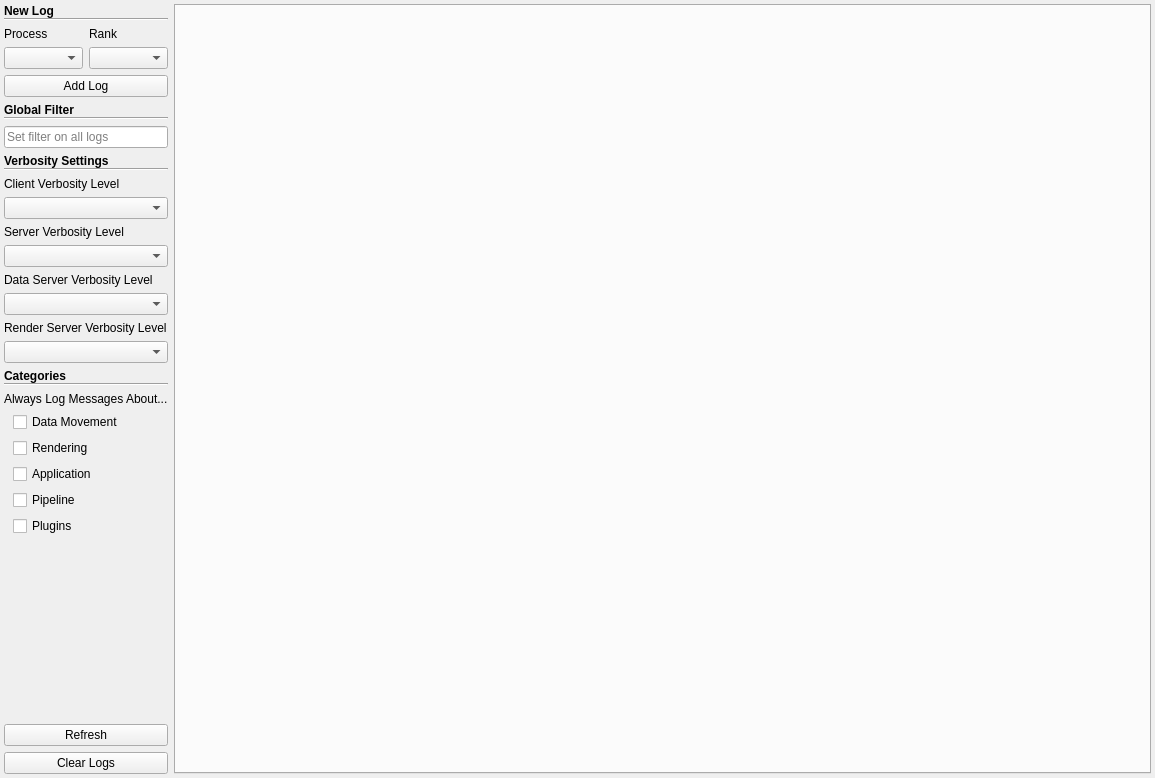
<?xml version="1.0" encoding="UTF-8"?>
<ui version="4.0">
 <class>pqLogViewerWindow</class>
 <widget class="QMainWindow" name="pqLogViewerWindow">
  <property name="geometry">
   <rect>
    <x>0</x>
    <y>0</y>
    <width>1155</width>
    <height>778</height>
   </rect>
  </property>
  <property name="windowTitle">
   <string>Log Viewer</string>
  </property>
  <widget class="QWidget" name="centralWidget">
   <layout class="QHBoxLayout" name="horizontalLayout_2">
    <property name="margin">
     <number>4</number>
    </property>
    <item>
     <layout class="QVBoxLayout" name="settingsLayout">
      <property name="spacing">
       <number>6</number>
      </property>
      <property name="topMargin">
       <number>0</number>
      </property>
      <item>
       <widget class="QWidget" name="newLogWidget" native="true">
        <layout class="QVBoxLayout" name="verticalLayout_4">
         <property name="spacing">
          <number>0</number>
         </property>
         <property name="margin">
          <number>0</number>
         </property>
         <item>
          <widget class="QLabel" name="newLogLabel">
           <property name="font">
            <font>
             <weight>75</weight>
             <bold>true</bold>
            </font>
           </property>
           <property name="text">
            <string>New Log</string>
           </property>
          </widget>
         </item>
         <item>
          <widget class="QFrame" name="newLogFrame">
           <property name="frameShape">
            <enum>QFrame::HLine</enum>
           </property>
           <property name="frameShadow">
            <enum>QFrame::Sunken</enum>
           </property>
          </widget>
         </item>
        </layout>
       </widget>
      </item>
      <item>
       <layout class="QGridLayout" name="gridLayout">
        <item row="1" column="0">
         <widget class="QComboBox" name="processComboBox">
          <property name="sizePolicy">
           <sizepolicy hsizetype="Minimum" vsizetype="Preferred">
            <horstretch>0</horstretch>
            <verstretch>0</verstretch>
           </sizepolicy>
          </property>
          <property name="toolTip">
           <string>Application process to log</string>
          </property>
         </widget>
        </item>
        <item row="0" column="0">
         <widget class="QLabel" name="processLabel">
          <property name="sizePolicy">
           <sizepolicy hsizetype="Preferred" vsizetype="Preferred">
            <horstretch>0</horstretch>
            <verstretch>0</verstretch>
           </sizepolicy>
          </property>
          <property name="text">
           <string>Process</string>
          </property>
         </widget>
        </item>
        <item row="0" column="1">
         <widget class="QLabel" name="rankLabel">
          <property name="text">
           <string>Rank</string>
          </property>
         </widget>
        </item>
        <item row="1" column="1">
         <widget class="QComboBox" name="rankComboBox">
          <property name="sizePolicy">
           <sizepolicy hsizetype="Preferred" vsizetype="Preferred">
            <horstretch>0</horstretch>
            <verstretch>0</verstretch>
           </sizepolicy>
          </property>
          <property name="toolTip">
           <string>Rank of process to log</string>
          </property>
         </widget>
        </item>
       </layout>
      </item>
      <item>
       <widget class="QPushButton" name="addLogButton">
        <property name="sizePolicy">
         <sizepolicy hsizetype="Preferred" vsizetype="Preferred">
          <horstretch>0</horstretch>
          <verstretch>0</verstretch>
         </sizepolicy>
        </property>
        <property name="text">
         <string>Add Log</string>
        </property>
       </widget>
      </item>
      <item>
       <widget class="QWidget" name="globalFilterSettings" native="true">
        <layout class="QVBoxLayout" name="verticalLayout_2">
         <property name="spacing">
          <number>0</number>
         </property>
         <property name="margin">
          <number>0</number>
         </property>
         <item>
          <widget class="QLabel" name="globalFilterLabel">
           <property name="font">
            <font>
             <weight>75</weight>
             <bold>true</bold>
            </font>
           </property>
           <property name="text">
            <string>Global Filter</string>
           </property>
          </widget>
         </item>
         <item>
          <widget class="QFrame" name="globalFilterFrame">
           <property name="frameShape">
            <enum>QFrame::HLine</enum>
           </property>
           <property name="frameShadow">
            <enum>QFrame::Sunken</enum>
           </property>
          </widget>
         </item>
        </layout>
       </widget>
      </item>
      <item>
       <widget class="QLineEdit" name="globalFilter">
        <property name="sizePolicy">
         <sizepolicy hsizetype="Preferred" vsizetype="Preferred">
          <horstretch>0</horstretch>
          <verstretch>0</verstretch>
         </sizepolicy>
        </property>
        <property name="toolTip">
         <string>Global filter that applies to all logs</string>
        </property>
        <property name="readOnly">
         <bool>false</bool>
        </property>
        <property name="placeholderText">
         <string>Set filter on all logs</string>
        </property>
       </widget>
      </item>
      <item>
       <widget class="QWidget" name="verbositySettings" native="true">
        <layout class="QVBoxLayout" name="verticalLayout">
         <property name="spacing">
          <number>0</number>
         </property>
         <property name="margin">
          <number>0</number>
         </property>
         <item>
          <widget class="QLabel" name="verbositySettingsLabel">
           <property name="font">
            <font>
             <weight>75</weight>
             <bold>true</bold>
            </font>
           </property>
           <property name="text">
            <string>Verbosity Settings</string>
           </property>
          </widget>
         </item>
         <item>
          <widget class="QFrame" name="frame">
           <property name="frameShape">
            <enum>QFrame::HLine</enum>
           </property>
           <property name="frameShadow">
            <enum>QFrame::Sunken</enum>
           </property>
          </widget>
         </item>
        </layout>
       </widget>
      </item>
      <item>
       <widget class="QLabel" name="verbosityLevelLabel">
        <property name="text">
         <string>Client Verbosity Level</string>
        </property>
       </widget>
      </item>
      <item>
       <widget class="QComboBox" name="clientVerbosities"/>
      </item>
      <item>
       <widget class="QLabel" name="serverVerbosityLabel">
        <property name="text">
         <string>Server Verbosity Level</string>
        </property>
       </widget>
      </item>
      <item>
       <widget class="QComboBox" name="serverVerbosities"/>
      </item>
      <item>
       <widget class="QLabel" name="dataServerVerbosityLabel">
        <property name="text">
         <string>Data Server Verbosity Level</string>
        </property>
       </widget>
      </item>
      <item>
       <widget class="QComboBox" name="dataServerVerbosities"/>
      </item>
      <item>
       <widget class="QLabel" name="renderServerVerbosityLabel">
        <property name="text">
         <string>Render Server Verbosity Level</string>
        </property>
       </widget>
      </item>
      <item>
       <widget class="QComboBox" name="renderServerVerbosities"/>
      </item>
      <item>
       <widget class="QWidget" name="categoryElevationWidget" native="true">
        <property name="minimumSize">
         <size>
          <width>0</width>
          <height>8</height>
         </size>
        </property>
        <layout class="QVBoxLayout" name="verticalLayout_3">
         <property name="spacing">
          <number>0</number>
         </property>
         <property name="margin">
          <number>0</number>
         </property>
         <item>
          <widget class="QLabel" name="categoryElevationVerbosity">
           <property name="font">
            <font>
             <weight>75</weight>
             <bold>true</bold>
            </font>
           </property>
           <property name="text">
            <string>Categories</string>
           </property>
          </widget>
         </item>
         <item>
          <widget class="QFrame" name="categoryElevationFrame">
           <property name="frameShape">
            <enum>QFrame::HLine</enum>
           </property>
           <property name="frameShadow">
            <enum>QFrame::Sunken</enum>
           </property>
          </widget>
         </item>
        </layout>
       </widget>
      </item>
      <item>
       <widget class="QLabel" name="alwaysLogLabel">
        <property name="text">
         <string>Always Log Messages About...</string>
        </property>
       </widget>
      </item>
      <item>
       <widget class="QWidget" name="categoryWidget" native="true">
        <property name="minimumSize">
         <size>
          <width>0</width>
          <height>4</height>
         </size>
        </property>
        <layout class="QVBoxLayout" name="verticalLayout_5">
         <property name="topMargin">
          <number>0</number>
         </property>
         <property name="bottomMargin">
          <number>0</number>
         </property>
         <item>
          <widget class="QCheckBox" name="dataMovementCheckBox">
           <property name="text">
            <string>Data Movement</string>
           </property>
          </widget>
         </item>
         <item>
          <widget class="QCheckBox" name="renderingCheckBox">
           <property name="text">
            <string>Rendering</string>
           </property>
          </widget>
         </item>
         <item>
          <widget class="QCheckBox" name="applicationCheckBox">
           <property name="text">
            <string>Application</string>
           </property>
          </widget>
         </item>
         <item>
          <widget class="QCheckBox" name="pipelineCheckBox">
           <property name="text">
            <string>Pipeline</string>
           </property>
          </widget>
         </item>
         <item>
          <widget class="QCheckBox" name="pluginsCheckBox">
           <property name="text">
            <string>Plugins</string>
           </property>
          </widget>
         </item>
        </layout>
       </widget>
      </item>
      <item>
       <spacer name="verticalSpacer">
        <property name="orientation">
         <enum>Qt::Vertical</enum>
        </property>
        <property name="sizeType">
         <enum>QSizePolicy::Expanding</enum>
        </property>
        <property name="sizeHint" stdset="0">
         <size>
          <width>20</width>
          <height>40</height>
         </size>
        </property>
       </spacer>
      </item>
      <item>
       <widget class="QPushButton" name="refreshButton">
        <property name="sizePolicy">
         <sizepolicy hsizetype="Minimum" vsizetype="Preferred">
          <horstretch>0</horstretch>
          <verstretch>0</verstretch>
         </sizepolicy>
        </property>
        <property name="text">
         <string>Refresh</string>
        </property>
       </widget>
      </item>
      <item>
       <widget class="QPushButton" name="clearLogsButton">
        <property name="text">
         <string>Clear Logs</string>
        </property>
       </widget>
      </item>
     </layout>
    </item>
    <item>
     <widget class="QTabWidget" name="logTabWidget">
      <property name="currentIndex">
       <number>-1</number>
      </property>
      <property name="tabsClosable">
       <bool>false</bool>
      </property>
     </widget>
    </item>
   </layout>
  </widget>
 </widget>
 <resources/>
 <connections/>
</ui>
